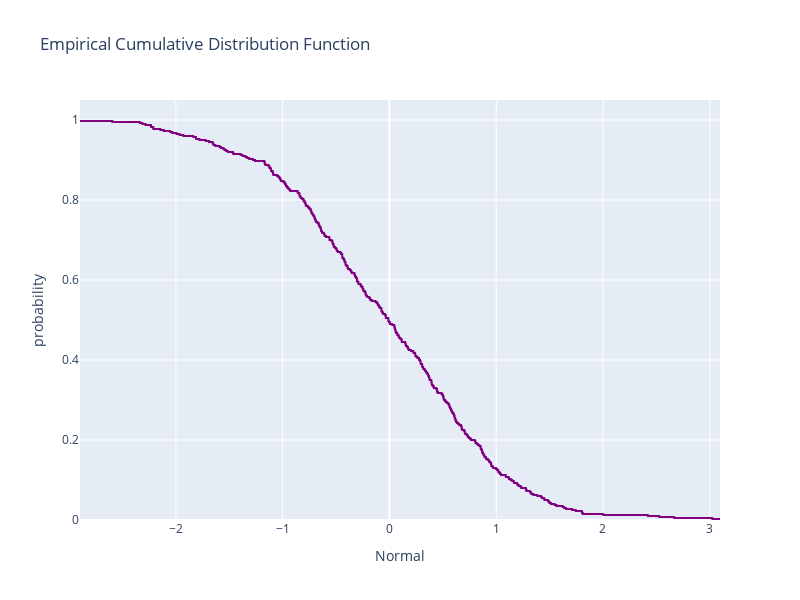

Write notebook code for a chart like this one.
### Markdown cell above
6. Customise the plot further by setting the argument `ecdfmode` to one of 'standard', 'complementary' or 'reversed' 

- If `'standard'`, the ECDF is plotted such that values represent data at or below the point
- If `'complementary'`, the CCDF is plotted such that values represent data above the point
- If `'reversed'`, a variant of the CCDF is plotted such that values represent data at or above the point.

### Code cell
fig = px.ecdf(df, x ="Normal",
              ecdfmode="complementary",
              color_discrete_sequence=['purple'],
              height = 600, width = 800,
              title="Empirical Cumulative Distribution Function")
fig.show()

### Figure 1 — Plotly figure (JSON) as saved in the notebook; plotly's stock layout.template omitted (floating-point values rounded to 4 significant figures; data arrays with more than 128 entries replaced by an {"elided": "..."} marker saying what was removed)
{"data": [{"hovertemplate": "Normal=%{x}<br>probability=%{y}<extra></extra>", "legendgroup": "", "line": {"dash": "solid", "shape": "hv"}, "marker": {"color": "purple", "symbol": "circle"}, "mode": "lines", "name": "", "orientation": "v", "showlegend": false, "type": "scatter", "x": {"elided": "400 float values"}, "xaxis": "x", "y": {"elided": "400 float values"}, "yaxis": "y"}], "layout": {"height": 600, "legend": {"tracegroupgap": 0}, "title": {"text": "Empirical Cumulative Distribution Function"}, "width": 800, "xaxis": {"anchor": "y", "domain": [0, 1], "title": {"text": "Normal"}}, "yaxis": {"anchor": "x", "domain": [0, 1], "rangemode": "tozero", "title": {"text": "probability"}}}}
